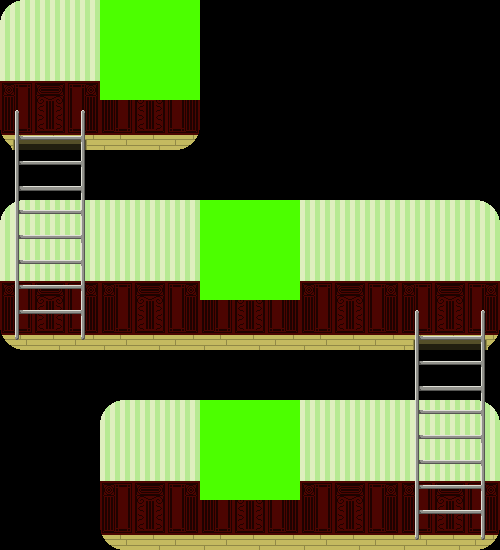

A 2D game scene composited from a Tiled map and its tileset images. What follows is a short description and the map's XML, with every tile layer's data as written:
An orthogonal 10x11 tile map with 50x50 px tiles, 3 tile layers (Tile Layer 1, Tile Layer 2, Tile Layer 3), 3 tilesets and 5 objects.

<map version="1.0" orientation="orthogonal" renderorder="right-down" width="10" height="11" tilewidth="50" tileheight="50" nextobjectid="6">
 <tileset firstgid="1" name="BackGround" tilewidth="50" tileheight="50" tilecount="18" columns="6">
  <image source="BackGround.png" width="300" height="150" />
 </tileset>
 <tileset firstgid="19" name="ladder" tilewidth="50" tileheight="50" tilecount="10" columns="2">
  <image source="ladder.png" width="100" height="250" />
 </tileset>
 <tileset firstgid="29" name="Interactable" tilewidth="50" tileheight="50" tilecount="4" columns="2">
  <image source="Interactable.png" width="100" height="100" />
 </tileset>
 <layer name="Tile Layer 1" width="10" height="11">
  <data encoding="csv">
1,2,5,6,0,0,0,0,0,0,
7,8,11,12,0,0,0,0,0,0,
13,14,17,18,0,0,0,0,0,0,
0,0,0,0,0,0,0,0,0,0,
1,2,3,4,3,4,3,4,5,6,
7,8,9,10,9,10,9,10,11,12,
13,14,15,16,15,16,15,16,17,18,
0,0,0,0,0,0,0,0,0,0,
0,0,1,2,3,4,3,4,5,6,
0,0,7,8,9,10,9,10,11,12,
0,0,13,14,15,16,15,16,17,18
</data>
 </layer>
 <layer name="Tile Layer 2" width="10" height="11">
  <data encoding="csv">
0,0,29,30,0,0,0,0,0,0,
0,0,31,32,0,0,0,0,0,0,
19,20,0,0,0,0,0,0,0,0,
21,22,0,0,0,0,0,0,0,0,
23,24,0,0,29,30,0,0,0,0,
25,26,0,0,31,32,0,0,0,0,
27,28,0,0,0,0,0,0,19,20,
0,0,0,0,0,0,0,0,21,22,
0,0,0,0,29,30,0,0,23,24,
0,0,0,0,31,32,0,0,25,26,
0,0,0,0,0,0,0,0,27,28
</data>
 </layer>
 <objectgroup name="Object Layer 1">
  <object id="1" x="0" y="135" width="200" height="15" />
  <object id="2" x="0" y="335" width="500" height="18" />
  <object id="3" x="100" y="535" width="400" height="15" />
 </objectgroup>
 <objectgroup name="Object Layer 2">
  <object id="4" x="25" y="110" width="50" height="225" />
  <object id="5" x="425" y="310" width="50" height="225" />
 </objectgroup>
 <layer name="Tile Layer 3" width="10" height="11">
  <data encoding="csv">
0,0,0,0,0,0,0,0,0,0,
0,0,0,0,0,0,0,0,0,0,
0,0,0,0,0,0,0,0,0,0,
0,0,0,0,0,0,0,0,0,0,
0,0,0,0,0,0,0,0,0,0,
0,0,0,0,0,0,0,0,0,0,
0,0,0,0,0,0,0,0,0,0,
0,0,0,0,0,0,0,0,0,0,
0,0,0,0,0,0,0,0,0,0,
0,0,0,0,0,0,0,0,0,0,
0,0,0,0,0,0,0,0,0,0
</data>
 </layer>
</map>
